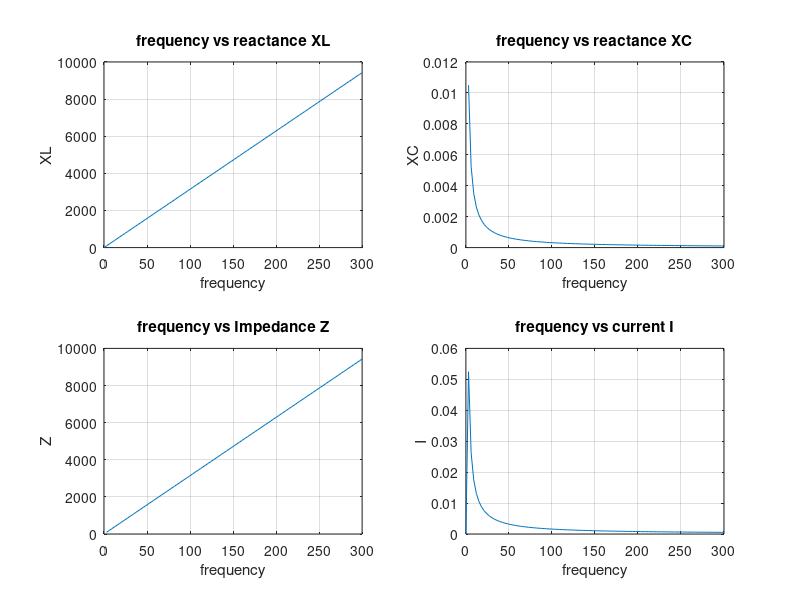

Source code (MATLAB):
%Program to find the series Resonance
clc;clear ;close all;
r=input('Enter the resistance value----->');
l=input('Enter the inductance value------>');
c=input('Enter the capacitance value----->');
v=input('Enter the input voltage------->');
f=linspace(0,300);
XL=2*pi.*f*l;
XC=(1./(2*pi.*f*c)); 
x=XL-XC;
z=sqrt((r^2)+(x.^2));
i=v./z;
subplot(2,2,1);
plot(f,XL);
grid;
xlabel('frequency');ylabel('XL');title('frequency vs reactance XL');
subplot(2,2,2);
plot(f,XC);
grid;
xlabel('frequency');ylabel('XC');title('frequency vs reactance XC');
subplot(2,2,3);
plot(f,z);
grid;
xlabel('frequency');ylabel('Z');title('frequency vs Impedance Z');
subplot(2,2,4);
plot(f,i);
grid;
xlabel('frequency');ylabel('I');title('frequency vs current I');


%{
result
Enter the resistance value----->15
Enter the inductance value------>0.1
Enter the capacitance value----->10*10^-6
Enter the input voltage------->50
%}